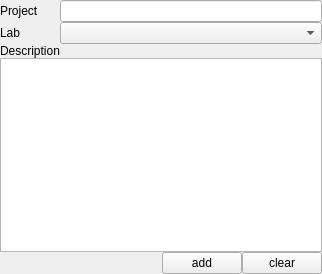
<?xml version="1.0" encoding="UTF-8"?>
<ui version="4.0">
 <class>Form</class>
 <widget class="QWidget" name="Form">
  <property name="geometry">
   <rect>
    <x>0</x>
    <y>0</y>
    <width>322</width>
    <height>274</height>
   </rect>
  </property>
  <property name="windowTitle">
   <string>Form</string>
  </property>
  <layout class="QGridLayout" name="gridLayout">
   <property name="margin">
    <number>0</number>
   </property>
   <property name="spacing">
    <number>0</number>
   </property>
   <item row="2" column="0">
    <widget class="QLabel" name="label_3">
     <property name="text">
      <string>Description</string>
     </property>
    </widget>
   </item>
   <item row="3" column="0" colspan="2">
    <widget class="QPlainTextEdit" name="plainTextEdit"/>
   </item>
   <item row="1" column="0">
    <widget class="QLabel" name="label_2">
     <property name="text">
      <string>Lab</string>
     </property>
    </widget>
   </item>
   <item row="0" column="0">
    <widget class="QLabel" name="label">
     <property name="text">
      <string>Project</string>
     </property>
    </widget>
   </item>
   <item row="0" column="1">
    <widget class="QLineEdit" name="lineEdit"/>
   </item>
   <item row="1" column="1">
    <widget class="QComboBox" name="comboBox"/>
   </item>
   <item row="4" column="0" colspan="2">
    <layout class="QHBoxLayout" name="horizontalLayout">
     <property name="spacing">
      <number>0</number>
     </property>
     <item>
      <spacer name="horizontalSpacer">
       <property name="orientation">
        <enum>Qt::Horizontal</enum>
       </property>
       <property name="sizeHint" stdset="0">
        <size>
         <width>40</width>
         <height>20</height>
        </size>
       </property>
      </spacer>
     </item>
     <item>
      <widget class="QPushButton" name="toolButton_2">
       <property name="text">
        <string>add</string>
       </property>
      </widget>
     </item>
     <item>
      <widget class="QPushButton" name="toolButton">
       <property name="text">
        <string>clear</string>
       </property>
      </widget>
     </item>
    </layout>
   </item>
  </layout>
 </widget>
 <resources/>
 <connections/>
</ui>
